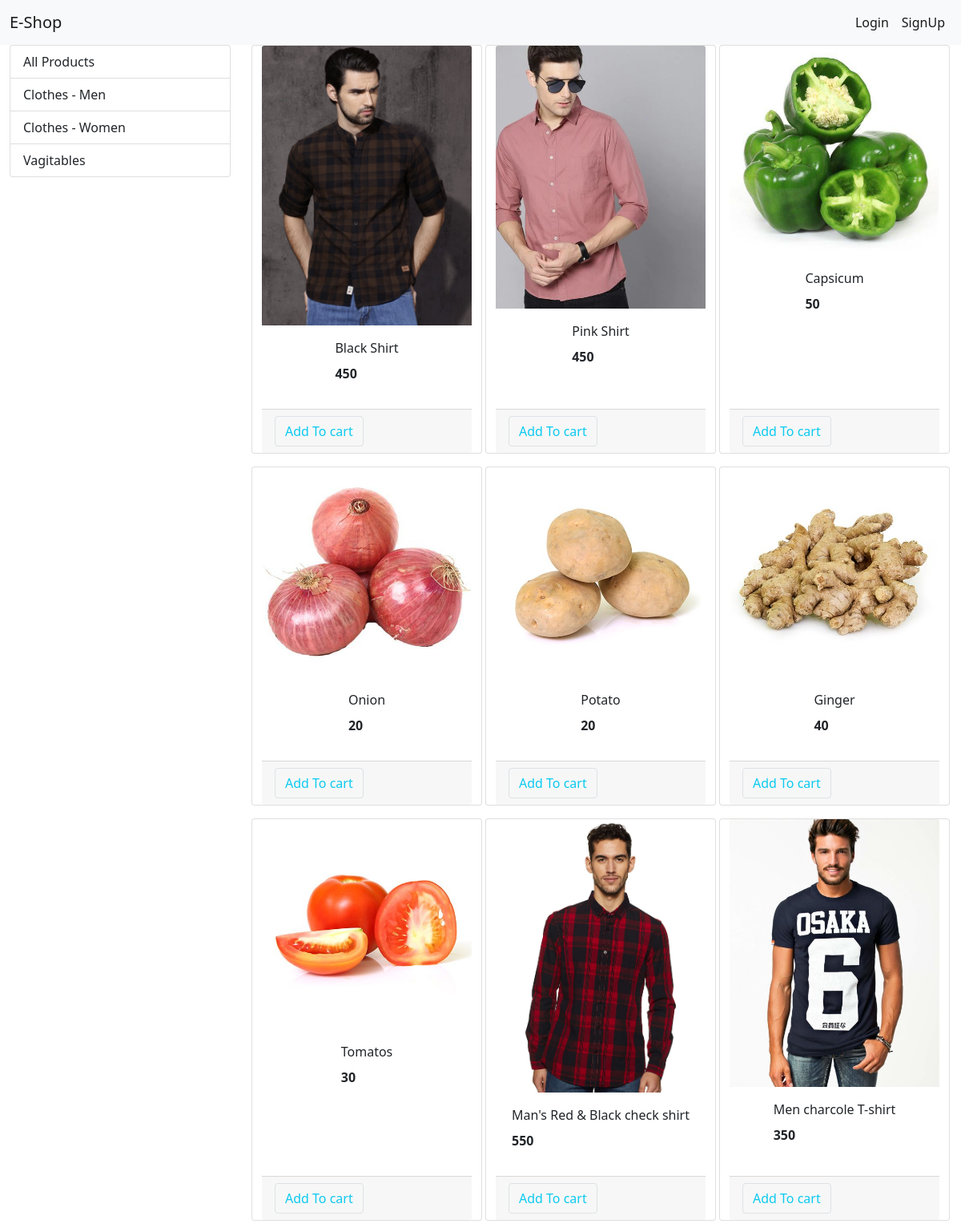
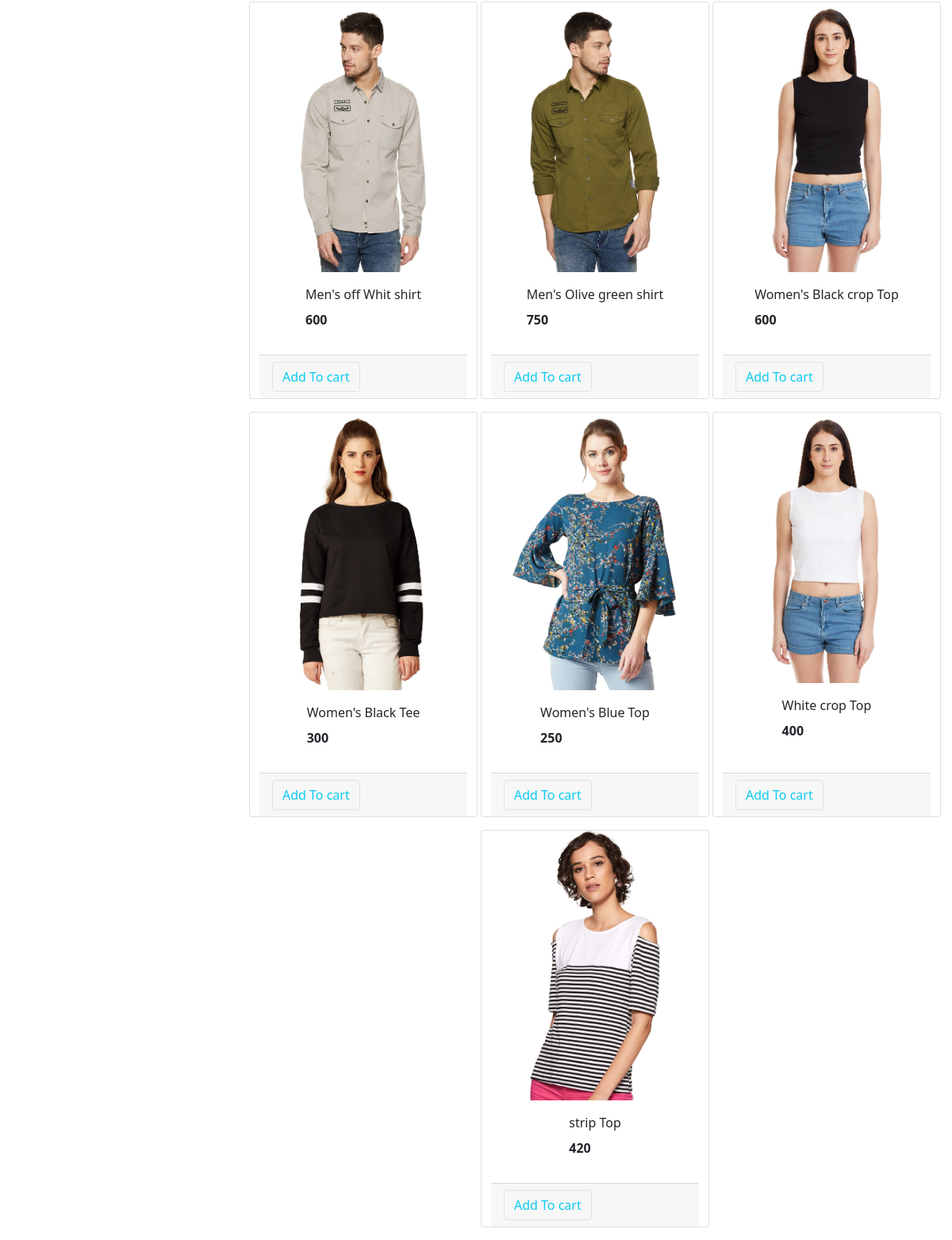
The page / on the database its author committed (2 pictures, top to bottom).
### store/models/category.py (models this page shows, shortened)
class Category(models.Model):
    name = models.CharField(max_length=50)
    @staticmethod
    def get_all_categories():
        return Category.objects.all()

### store/models/product.py (models this page shows, shortened)
class Product(models.Model):
    name = models.CharField(max_length=50)
    price = models.IntegerField(default=0)
    category = models.ForeignKey(Category,on_delete=models.CASCADE,default=1)
    description = models.CharField(max_length=200,default=' ')
    image = models.ImageField(upload_to='uploads/product/')
    @staticmethod
    def get_all_products():
       return Product.objects.all()

### store/views.py (the view, shortened to what this page needs)
# urls.py: path('', Index.as_view(), name='homepage'),
class Index(View):
    def get(self,request):
        cart = request.session.get('cart')
        if not cart:
            request.session['cart'] = {}
        categories = Category.get_all_categories()
        categoryID = request.GET.get('category')
        if categoryID:
            products = Product.get_all_products_by_categoryid(categoryID)
        else:
            products = Product.get_all_products()
        data = {}
        data['products'] = products
        data['categories'] = categories
        return render(request, 'index.html', data)

### store/templatetags/cart.py (called while the page is built)
@register.filter(name='is_in_cart')
def is_in_cart(product,cart):
     keys = cart.keys()
     for id in keys:
         if int(id) == product.id:
             return "Product in cart"
     return ""

### store/templates/index.html (shortened to what this page needs)
  {% extends 'base.html'%}
{% block content %}
{% load cart %}
<div class="container-fluid" mt-3>
<div class="row">
<div class = "col-lg-3 mx-auto">
<div class="list-group">
<a href="/" class="list-group-item list-group-item-action ">All Products</a>
{% for category in categories%}
  <a href="/?category={{category.id}}" class="list-group-item list-group-item-action ">{{category.name}}</a>
{%endfor%}
</div>
</div>
<div id='product' class="col-lg-9 mx-auto">
<div class="row mx-auto">
  {% for product in products %}
<div class="card mx-auto mb-3 " id='{{product.id}}' style="width: 18rem;">
  <img src={{product.image.url}} class="card-img-top" alt="Card image cap">
<div class="card-body mx-auto mb-3">
    <p class="card-title">{{product.name}}</p>
    <p class="card-text"><b>{{product.price}}</b></p>
</div>
<div class ="card-footer p=0 nu-gutters">
{% if product|is_in_cart:request.session.cart%}
<div class ="row nu-gutters">
 <form action="/#{{product.id}}" class="col-2" method="post">
  {% csrf_token %}
 <input hidden type="text" name = "product" value ="{{product.id}}">
 <input hidden type="text" name = "remove" value ="True">
  <input type="submit" value = " - " class=" btn btn-block btn-secondary">
 </form>
  <div class="text-center col">{{ product|cart_quantity:request.session.cart}}</div>
 <form action="/#{{product.id}}" class="col-2" method="post">
  {% csrf_token %}
 <input hidden type="text" name = "product" value ="{{product.id}}">
  <input type="submit" value = " + " class=" btn btn-block btn-secondary">
 </form>
</div>
{%else %}
<form action="/#{{product.id}}" method= "POST" class="btn-block">
     <input type="submit" class="btn btn-outline-info border rounded " value="Add To cart">
    </form>
{%endif%}
</div>
</div>
{% endfor %}
</div>
</div>
</div>
</div>
    {% endblock %}

### store/templates/base.html (shortened to what this page needs)
<!doctype html>
<html lang="en">
  <head>
    <link href="https://cdn.jsdelivr.net/npm/bootstrap@5.1.1/dist/css/bootstrap.min.css" rel="stylesheet">
  </head>
    <body>
<nav class="navbar navbar-expand-lg navbar-light bg-light">
  <div class="container-fluid">
    <a class="navbar-brand" href="/">E-Shop</a>
    <div class="collapse navbar-collapse" id="navbarSupportedContent">
      <ul class="navbar-nav my-2 my-lg-0">
       {% if request.session.customer %}
       <li class="nav-item">
          <a class="nav-link active" aria-current="page" href="/cart">Cart
              </span class="badge badge-info">{{request.session.cart.keys|length}}</span>
          </a>
       </li>
      <li class="nav-item">
      <a class="nav-link active" aria-current="page" href="/orders">Orders</a>
      </li>
        <li class="nav-item">
          <a class="nav-link active" aria-current="page" href="/logout">Logout</a>
        </li>
        {% else %}
        <li class="nav-item">
          <a class="nav-link active" aria-current="page" href="/login">Login</a>
        </li>
          <li class="nav-item">
          <a class="nav-link active" aria-current="page" href="/signup">SignUp</a>
        </li>
        {% endif %}
      </ul>
    </div>
  </div>
</nav>
{% block content %}
{% endblock %}
    </body>
    </html>

### rows shown on the page
Category: name "Clothes - Men"
Category: name "Clothes - Women"
Category: name "Vagitables"
Product: {{ product.id }} 1 (drawn), image (picture), name "Black Shirt", price "450"
Product: image (picture), name "Pink Shirt", price "450"
Product: image (picture), name "Capsicum", price "50"
Product: image (picture), name "Onion", price "20"
Product: image (picture), name "Potato", price "20"
Product: image (picture), name "Ginger", price "40"
Product: image (picture), name "Tomatos", price "30"
Product: image (picture), name "Man's Red & Black check shirt", price "550"
Product: image (picture), name "Men charcole T-shirt", price "350"
Product: image (picture), name "Men's off Whit shirt", price "600"
Product: image (picture), name "Men's Olive green shirt", price "750"
Product: image (picture), name "Women's Black crop Top", price "600"
Product: image (picture), name "Women's Black Tee", price "300"
Product: image (picture), name "Women's Blue Top", price "250"
Product: image (picture), name "White crop Top", price "400"
Product: image (picture), name "strip Top", price "420"
